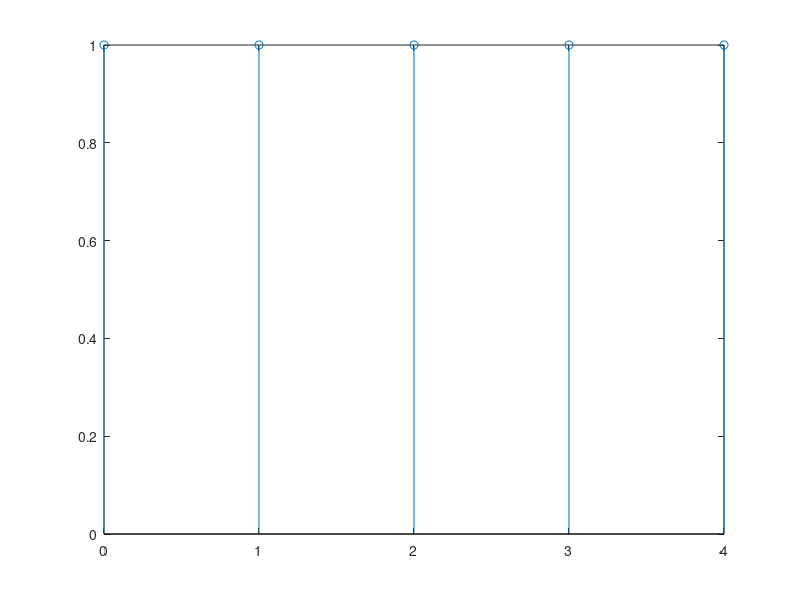

Recreate this plot in MATLAB.
x=input('Enter numerator coefficient: ');
y=input('Enter denominator coefficient: ');
n=input('Enter number of samples: ');
p=ones(1,n);
s=filter(x,y,p);
disp(s);
a=0:n-1;
stem(a,s);